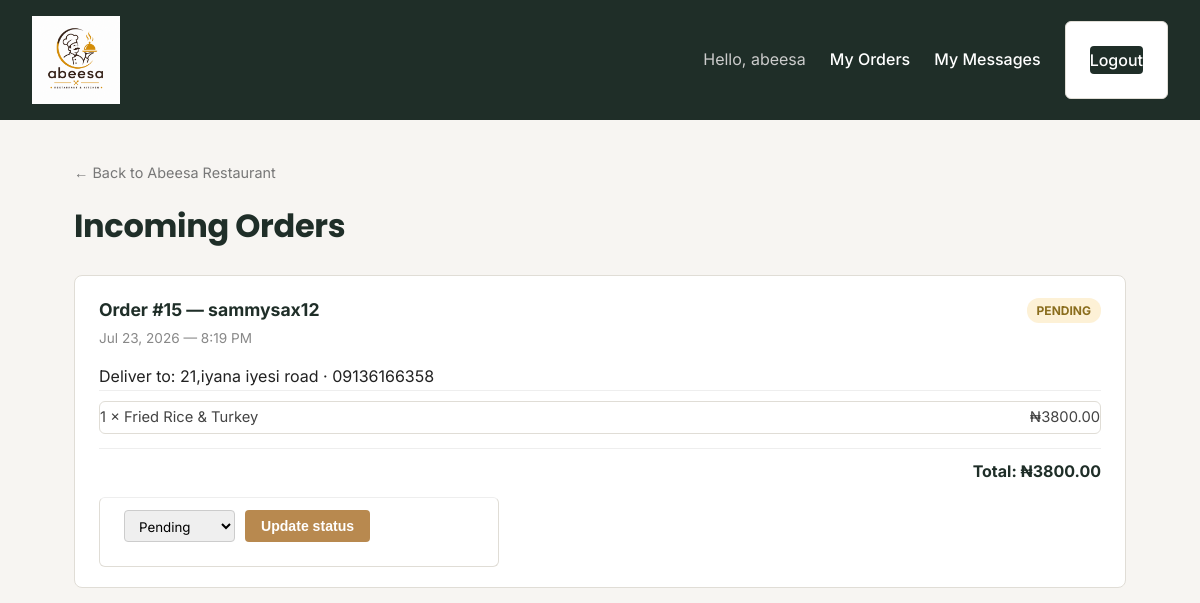
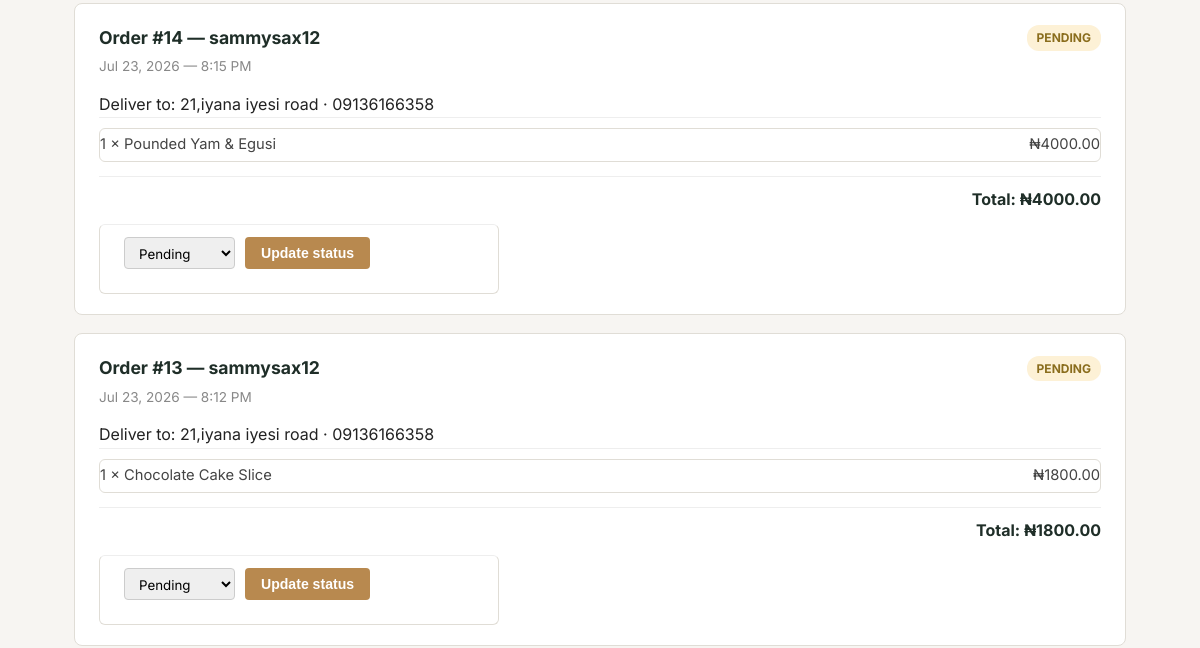
The app's page /restaurants/1/orders/ (signed in, upper part), older data (2 pictures, top to bottom).
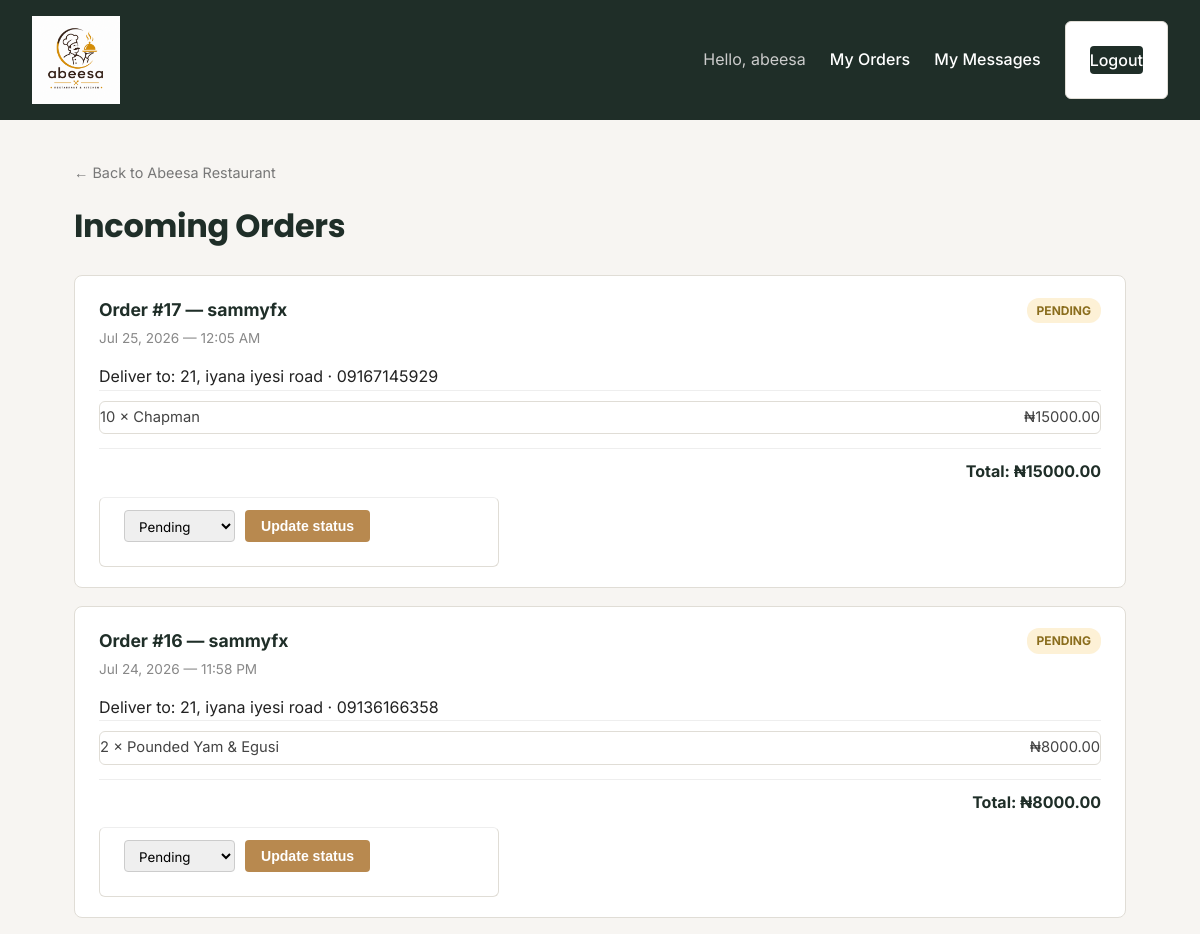
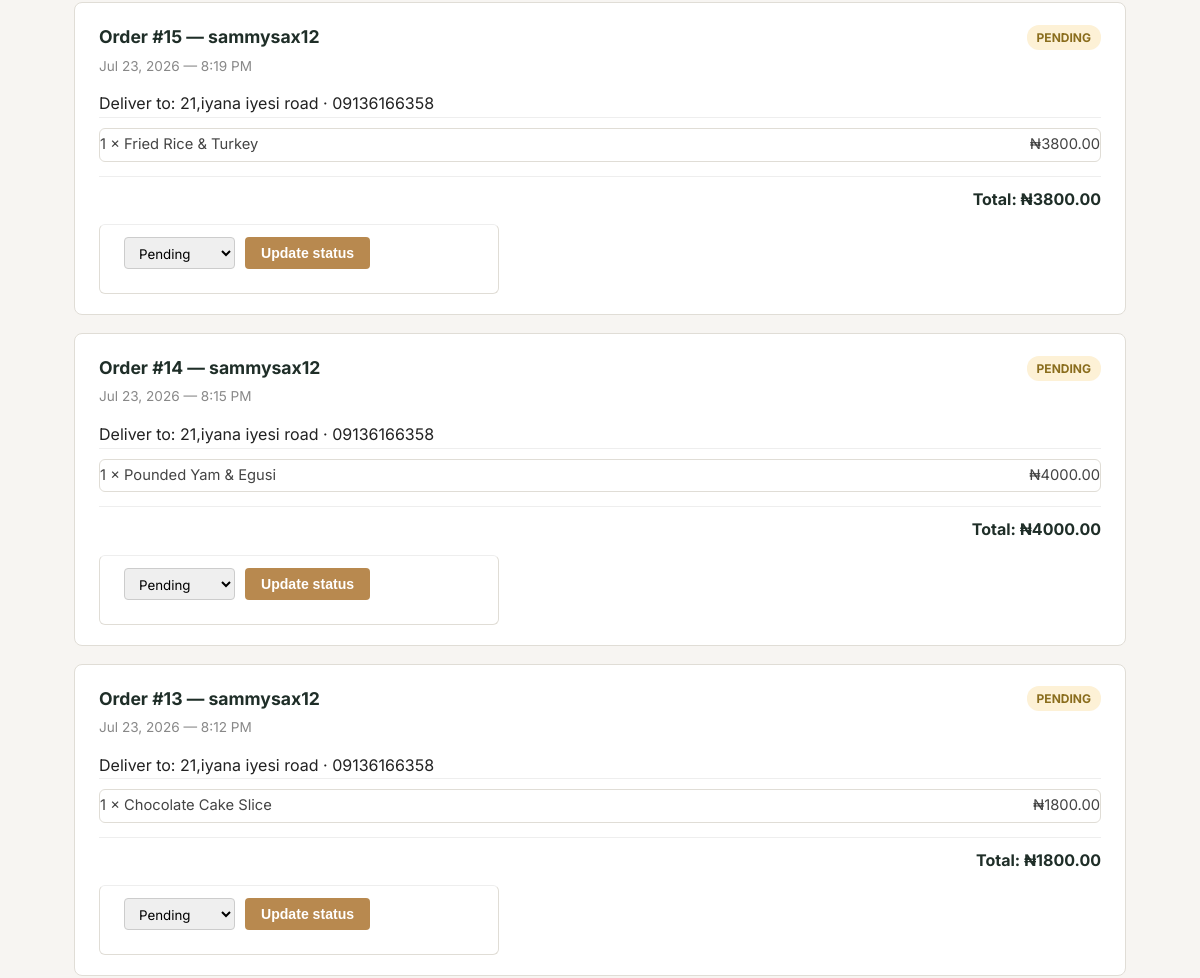
The same page, newer data (2 pictures, top to bottom).
### restaurants/models.py (models this page shows, shortened)
class Restaurant(models.Model):
    name = models.CharField(max_length=100)
    address = models.CharField(max_length=255)
    opening_time = models.TimeField()
    closing_time = models.TimeField()
    owner = models.ForeignKey(User, on_delete=models.CASCADE, related_name='restaurants')
    bank_name = models.CharField(max_length=100, blank=True)
    account_number = models.CharField(max_length=20, blank=True)
    account_name = models.CharField(max_length=100, blank=True)

class MenuItem(models.Model):
    restaurant = models.ForeignKey(Restaurant, on_delete=models.CASCADE, related_name='menu_items')
    name = models.CharField(max_length=100)
    description = models.TextField(blank=True)
    price = models.DecimalField(max_digits=6, decimal_places=2)
    image = models.ImageField(upload_to='menu_items/', blank=True, null=True)
    is_available = models.BooleanField(default=True)

### orders/models.py (models this page shows, shortened)
class Order(models.Model):
    STATUS_CHOICES = [
        ('pending', 'Pending'),
        ('confirmed', 'Confirmed'),
        ('preparing', 'Preparing'),
        ('completed', 'Completed'),
        ('cancelled', 'Cancelled'),
    ]
    PAYMENT_STATUS_CHOICES = [
        ('unpaid', 'Unpaid'),
        ('paid_pending_confirmation', 'Payment Claimed — Awaiting Confirmation'),
        ('confirmed', 'Payment Confirmed'),
    ]
    customer = models.ForeignKey(settings.AUTH_USER_MODEL, on_delete=models.CASCADE, related_name='orders')
    restaurant = models.ForeignKey(Restaurant, on_delete=models.CASCADE, related_name='orders')
    status = models.CharField(max_length=20, choices=STATUS_CHOICES, default='pending')
    payment_status = models.CharField(max_length=30, choices=PAYMENT_STATUS_CHOICES, default='unpaid')
    delivery_address = models.CharField(max_length=255, default='')
    contact_phone = models.CharField(max_length=20, default='')
    created_at = models.DateTimeField(auto_now_add=True)
    def total_price(self):
        return sum(item.subtotal() for item in self.items.all())

class OrderItem(models.Model):
    order = models.ForeignKey(Order, on_delete=models.CASCADE, related_name='items')
    menu_item = models.ForeignKey(MenuItem, on_delete=models.CASCADE)
    quantity = models.PositiveIntegerField(default=1)
    price_at_order_time = models.DecimalField(max_digits=8, decimal_places=2)
    def subtotal(self):
        return self.price_at_order_time * self.quantity

### orders/views.py (the view)
# urls.py: path('restaurants/<int:restaurant_pk>/orders/', views.restaurant_orders, name='restaurant_orders'),
@login_required
def restaurant_orders(request, restaurant_pk):
    restaurant = get_object_or_404(Restaurant, pk=restaurant_pk)
    if restaurant.owner != request.user:
        return HttpResponseForbidden("You don't own this restaurant.")
    orders = Order.objects.filter(restaurant=restaurant).order_by('-created_at')
    return render(request, 'orders/restaurant_orders.html', {'restaurant': restaurant, 'orders': orders})

### orders/templates/orders/restaurant_orders.html (shortened to what this page needs)
{% extends "base.html" %}
{% block content %}
  <a href="{% url 'restaurant_detail' restaurant.pk %}" class="back-link">&larr; Back to {{ restaurant.name }}</a>
  <h1>Incoming Orders</h1>
  {% if orders %}
    <div class="orders-list">
      {% for order in orders %}
        <div class="order-card">
          <div class="order-card-head">
            <strong>Order #{{ order.id }} — {{ order.customer.username }}</strong>
            <span class="order-status order-status-{{ order.status }}">{{ order.get_status_display }}</span>
          </div>
          <p class="order-date">{{ order.created_at|date:"M d, Y — g:i A" }}</p>
          <p class="order-delivery">Deliver to: {{ order.delivery_address }} · {{ order.contact_phone }}</p>
          <ul class="order-items">
            {% for item in order.items.all %}
              <li>{{ item.quantity }} × {{ item.menu_item.name }} <span>₦{{ item.subtotal }}</span></li>
            {% endfor %}
          </ul>
          <p class="order-total">Total: ₦{{ order.total_price }}</p>
          <form method="post" action="{% url 'update_order_status' order.pk %}" class="status-form">
            <select name="status">
              {% for value, label in order.STATUS_CHOICES %}
                <option value="{{ value }}" {% if order.status == value %}selected{% endif %}>{{ label }}</option>
              {% endfor %}
            </select>
            <button type="submit" class="btn-add">Update status</button>
          </form>
        </div>
      {% endfor %}
    </div>
  {% else %}
    <p class="empty-message">No orders yet.</p>
  {% endif %}
{% endblock %}

### templates/base.html (shortened to what this page needs)
<!DOCTYPE html>
<html lang="en">
<head>
  {% load static %}
 <link rel="stylesheet" href="{% static 'css/main.css' %}?v=6">
</head>
<body>
  <nav>
    <a href="{% url 'restaurant_list' %}" class="brand-link">
      <img src="{% static 'images/logo.png' %}" alt="Abeesa" class="brand-logo">
    </a>
    <div class="nav-links" id="navLinks">
      {% if request.user.is_authenticated %}
        <span>Hello, {{ request.user.username }}</span>
        <a href="{% url 'my_orders' %}">My Orders</a>
        <a href="{% url 'my_messages' %}">My Messages</a>
        <form method="post" action="{% url 'logout' %}" class="logout-form">
          <button type="submit" class="logout-btn">Logout</button>
        </form>
      {% else %}
        <a href="{% url 'login' %}">Login</a>
        <a href="{% url 'register' %}">Register</a>
      {% endif %}
    </div>
  </nav>
  <main>
    {% block content %}{% endblock %}
  </main>
</body>
</html>

### static/css/main.css (style rules this page uses)
* { box-sizing: border-box; margin: 0; padding: 0; }
body { font-family: 'Inter', 'Segoe UI', Arial, sans-serif; background-color: #f7f5f2; color: #222; line-height: 1.6; }
h1, h2, h3, h4 { font-family: 'Poppins', 'Segoe UI', Arial, sans-serif; letter-spacing: -0.01em; }
a { text-decoration: none; color: #b8894f; }
nav { background-color: #1f2e28; color: #fff; padding: 16px 32px; display: flex; align-items: center; justify-content: space-between; gap: 24px; position: relative; }
.brand-link { color: #fff; font-family: 'Poppins', 'Segoe UI', Arial, sans-serif; font-weight: 700; font-size: 1.2rem; display: flex; align-items: center; gap: 10px; }
.brand-logo { height: 88px; width: auto; background-color: transparent; display: block; }
.nav-links { display: flex; align-items: center; gap: 24px; }
.nav-links a { color: #fff; font-weight: 500; }
.nav-links span { color: #ccc; }
main { max-width: 900px; margin: 40px auto; padding: 0 24px; }
h1 { margin-bottom: 24px; color: #1f2e28; }
ul { list-style: none; }
ul li { background: #fff; border: 1px solid #e0ddd6; border-radius: 6px; padding: 16px 20px; margin-bottom: 14px; }
form { background: #fff; border: 1px solid #e0ddd6; border-radius: 6px; padding: 24px; max-width: 400px; }
form button { background-color: #b8894f; color: #fff; border: none; padding: 10px 20px; border-radius: 4px; cursor: pointer; font-weight: 600; }
.back-link { display: inline-block; margin-bottom: 16px; font-size: 0.9rem; color: #777; }
.btn-add { background-color: #b8894f; color: #fff; padding: 8px 16px; border-radius: 4px; font-size: 0.88rem; font-weight: 600; }
.logout-form { display: inline; }
.logout-btn { background-color: #1f2e28 !important; border: none !important; color: #fff !important; font-weight: 500 !important; font-size: 1rem !important; font-family: inherit !important; cursor: pointer !important; padding: 4px 0 !important; }
.orders-list { display: flex; flex-direction: column; gap: 18px; }
.order-card { background: #fff; border: 1px solid #e0ddd6; border-radius: 8px; padding: 20px 24px; }
.order-card-head { display: flex; justify-content: space-between; align-items: center; margin-bottom: 4px; }
.order-card-head strong { color: #1f2e28; font-size: 1.1rem; }
.order-status { font-size: 0.75rem; font-weight: 700; padding: 3px 10px; border-radius: 12px; text-transform: uppercase; }
.order-status-pending { background: #fdf1d6; color: #8a6d1d; }
.order-date { color: #888; font-size: 0.85rem; margin-bottom: 14px; }
.order-items { list-style: none; border-top: 1px solid #eee; padding-top: 10px; margin-bottom: 10px; }
.order-items li { display: flex; justify-content: space-between; padding: 4px 0; font-size: 0.92rem; color: #444; }
.order-total { font-weight: 700; color: #1f2e28; text-align: right; border-top: 1px solid #eee; padding-top: 10px; }
.status-form { display: flex; gap: 10px; align-items: center; margin-top: 12px; padding-top: 12px; border-top: 1px solid #eee; }
.status-form select { padding: 6px 10px; border: 1px solid #ccc; border-radius: 4px; font-family: inherit; }
@media (min-width: 1200px) { main { max-width: 1100px; } }

Row changes from the older to the newer data that the page shows:
added Order: id "17", customer.username "sammyfx", status "PENDING", created_at "Jul 25, 2026 — 12:05 AM", delivery_address "21, iyana iyesi road", contact_phone "09167145929", total_price "15000.00", status "Pending"
added OrderItem: quantity "10", menu_item.name "Chapman", subtotal "15000.00", shown under "17"
added Order: id "16", customer.username "sammyfx", status "PENDING", created_at "Jul 24, 2026 — 11:58 PM", delivery_address "21, iyana iyesi road", contact_phone "09136166358", total_price "8000.00", status "Pending"
added OrderItem: quantity "2", menu_item.name "Pounded Yam & Egusi", subtotal "8000.00", shown under "16"
